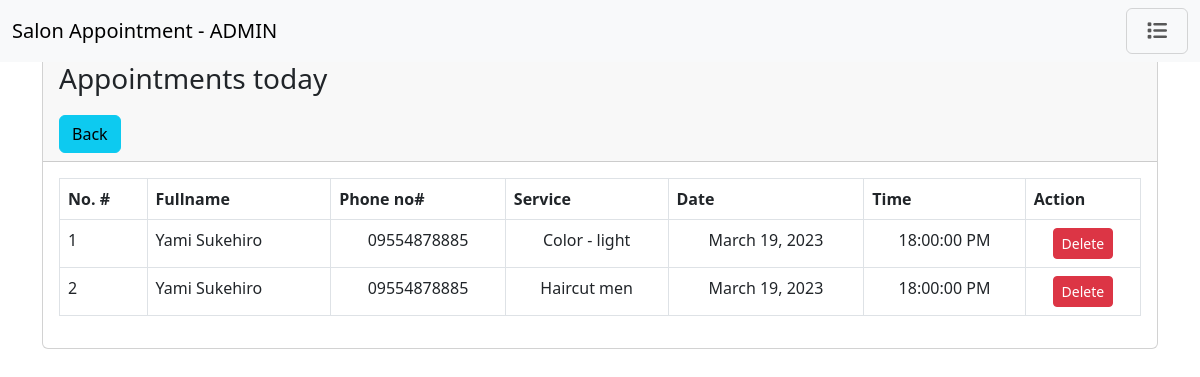
The page /admin/appointments.php on the database its author committed.
### tables this page shows
CREATE TABLE `salon_appointments` (
  `appointments_id` int(11) NOT NULL,
  `customer_id` int(11) DEFAULT NULL,
  `services_id` int(11) DEFAULT NULL,
  `service_date` date DEFAULT NULL,
  `service_time` time DEFAULT NULL,
  `service_out` time DEFAULT NULL
);

CREATE TABLE `salon_customer` (
  `customer_id` int(11) NOT NULL,
  `fullname` varchar(50) NOT NULL,
  `phone` varchar(50) NOT NULL,
  `email` varchar(100) NOT NULL
);

CREATE TABLE `salon_services` (
  `services_id` int(11) NOT NULL,
  `service_name` text DEFAULT NULL,
  `availability` enum('true','false') DEFAULT NULL,
  `price` text NOT NULL
);

### admin/appointments.php (the view, shortened to what this page needs)
<?php
require '../connect/db_connect.php';
?>
<?php
  include './includes/header.php';
?>
<?php
  include './includes/nav.php';
?>
<div class="container mt-5">
  <div class="card">
    <div class="card-header">
      <p class="fs-3">Appointments today</p>
      <a href="./dashboard.php" class="btn btn-info">Back</a>
    </div>
    <div class="card-body">
      <table class="table table-bordered table-hover">
        <thead>
          <tr>
            <th>No. #</th>
            <th>Fullname</th>
            <th>Phone no#</th>
            <th>Service</th>
            <th>Date</th>
            <th>Time</th>
            <th>Action</th>
          </tr>
        </thead>
        <tbody>
          <?php
            $appointment_query = "SELECT sc.customer_id, sa.appointments_id, sc.fullname, sc.phone, ss.service_name, sa.service_date, sa.service_time FROM salon_customer sc JOIN salon_appointments sa ON sc.customer_id = sa.customer_id LEFT JOIN salon_services ss ON ss.services_id = sa.services_id WHERE service_date = CURRENT_DATE()";
            $query_appointment_run = mysqli_query($conn, $appointment_query);
            if(mysqli_num_rows($query_appointment_run) > 0){
              foreach($query_appointment_run as $i => $appointment){
          ?>
          <tr>
            <td scope="row"><?php echo $i + 1 ?></td>
            <td><?= $appointment['fullname'] ?></td>
            <td class="text-center"><?= $appointment['phone'] ?></td>
            <td class="text-center"><?= $appointment['service_name'] ?></td>
            <td class="text-center">
              <?php
                $dateFormat = DateTime::createFromFormat('Y-m-d', $appointment['service_date']);
                $formattedDate = $dateFormat->format('F j, Y');
              ?>
              <?php echo $formattedDate ?>
            </td>
            <td class="text-center">
              <?php
                if($appointment['service_time'] < 12){
                  echo $appointment['service_time'] . ' AM';
                } elseif($appointment['service_time'] >= 12){
                  echo $appointment['service_time'] . ' PM';
                }
              ?>
            </td>
            <td class="text-center">
              <form action="./code.php" method="POST" class="d-inline">
                <button type="submit" name="delete_appointment" value="<?= $appointment['appointments_id']; ?>" class="btn btn-sm btn-danger">Delete</button>
              </form>
            </td>
          </tr>
          <?php
              }
            } else{
              echo "<h5>No record found.</h5>";
            }
          ?>
        </tbody>
      </table>
    </div>
  </div>
</div>
<?php
  include './includes/footer.php';
?>

### admin/includes/header.php (shortened to what this page needs)
<!DOCTYPE html>
<html lang="en">
<head>
    <link rel="stylesheet" href="./public/styles.css">
    <link rel="stylesheet" href="https://cdn.jsdelivr.net/npm/bootstrap@5.3.0-alpha1/dist/css/bootstrap.min.css">
    <link href='https://unpkg.com/boxicons@2.1.4/css/boxicons.min.css' rel='stylesheet'>
    <link rel="stylesheet" href="https://cdn.jsdelivr.net/npm/swiper@8/swiper-bundle.min.css"/>
    <link href="https://cdnjs.cloudflare.com/ajax/libs/font-awesome/6.0.0/css/all.min.css" rel="stylesheet" />
</head>
<body>

### admin/includes/nav.php (shortened to what this page needs)
<nav class="navbar bg-body-tertiary fixed-top mb-5">
  <div class="container-fluid">
    <a class="navbar-brand" href="#">Salon Appointment - ADMIN</a>
    <button class="navbar-toggler" type="button" data-bs-toggle="offcanvas" data-bs-target="#offcanvasNavbar" aria-controls="offcanvasNavbar">
      <i class="fa-solid fa-list p-2"></i>
    </button>
  </div>
</nav>

### admin/includes/footer.php (shortened to what this page needs)
</body>
</html>

### rows shown on the page
salon_appointments: customer.fullname "Yami Sukehiro", customer.phone "09554878885", services.service_name "Color - light", service_date "March 19, 2023", service_time "18:00:00", $appointment['appointments_id'] 6 (drawn)
salon_appointments: customer.fullname "Yami Sukehiro", customer.phone "09554878885", services.service_name "Haircut men", service_date "March 19, 2023", service_time "18:00:00", $appointment['appointments_id'] 7 (drawn)
